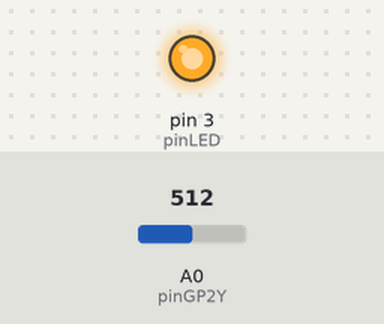
The sketch below on a simulated Arduino Uno, built with avr-gcc and run on an emulated ATmega328P. Parts: output pins drawn as LEDs (lit = HIGH). Inputs (shaded band) come from the test bench; at power-on: A0 (pinGP2Y) = 512. What the sketch prints to the serial monitor is not drawn.

Above: at 0.1 s.
Timing chart, 0 to 1.6 s (numbered marks = the images above):
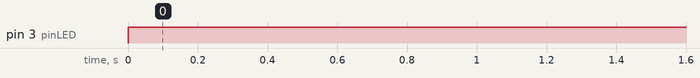

The sketch:

gp2y1010a0f.ino
```cpp
const int pinGP2Y = A0;
int pinLED = 3;
int samplingTime = 280;
int deltaTime = 40;
int sleepTime = 9680;

void setup() {
  Serial.begin(9600);
  pinMode(pinLED,OUTPUT);

}

void loop() {
  digitalWrite(pinLED,LOW); // Turn On the LED
  delayMicroseconds(samplingTime);

  float voMeasured = analogRead(pinGP2Y); // Read the dust value
  delayMicroseconds(deltaTime);

  digitalWrite(pinLED,HIGH); // Turn Off the LED
  delayMicroseconds(sleepTime);

  float calcVoltage = voMeasured * (3.3/1024);
  // linear equation taken from http://www.howmuchsnow.com/arduino/airquality/
  // Chris Nafis (c) 2012
  float dustDensity = (0.17 * calcVoltage - 0.1)*1000;
  if (dustDensity < 0){
    dustDensity = 0;
  }

  Serial.print("Raw signal value (0-1023): "); Serial.print(voMeasured);
  Serial.print(" - Voltage: "); Serial.print(calcVoltage);
  Serial.print(" - Density : "); Serial.println(dustDensity);
  delay(1000);
}
```

Measured:
- by itself, pin 3 (pinLED): LOW → HIGH at 0.00 s
